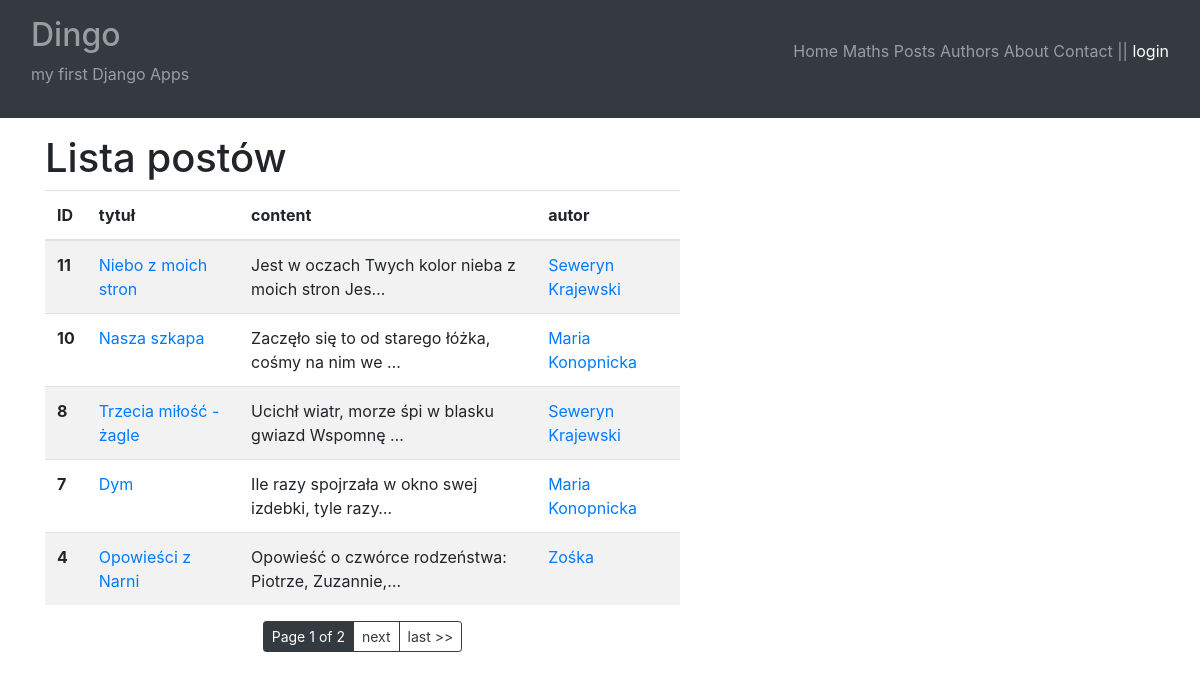
Before: /blog/posts-list/ with the older database file.
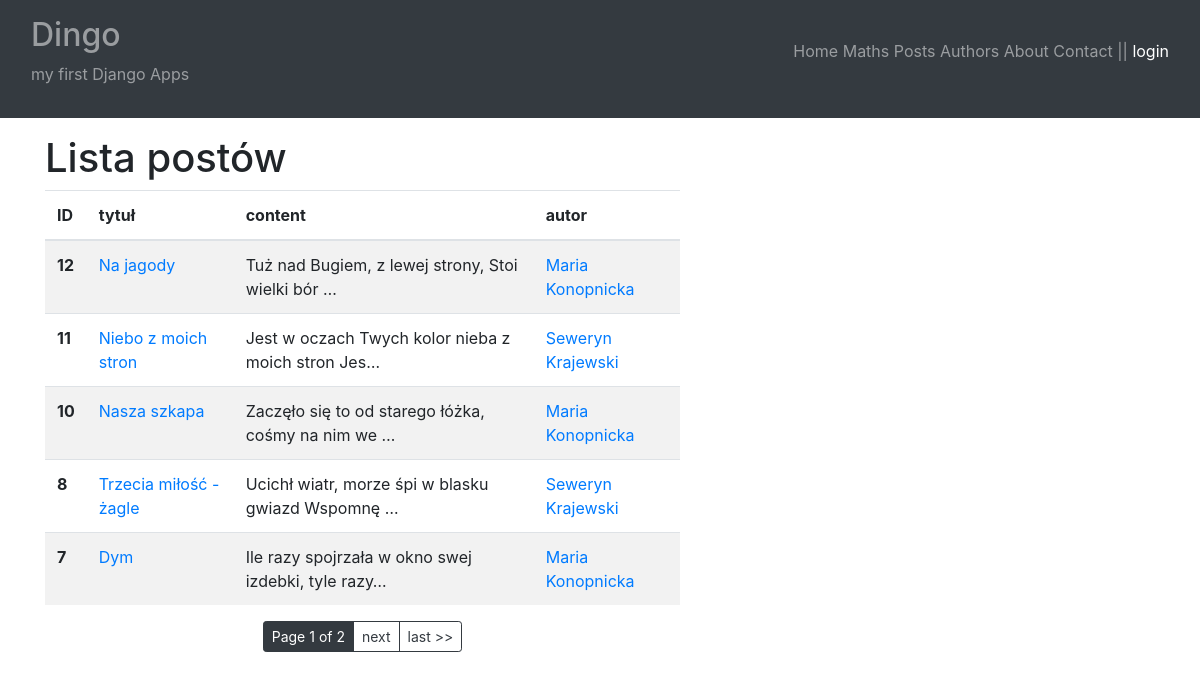
After: the same page with the newer database file.
### posts/models.py (models this page shows, shortened)
class Post(models.Model):
    title = models.CharField(
        max_length=65,
        unique=True
    )
    content = models.TextField()
    create = models.DateTimeField(auto_now_add=True)
    modified = models.DateTimeField(
        auto_now=True,
        blank=True,
        null=True
    )
    author = models.ForeignKey(
        "posts.Author",
        on_delete=models.CASCADE,
        blank=True,
        null=True
    )
    class Meta:
        ordering = ["-modified"]

class Author(models.Model):
    nick = models.CharField(max_length=25, unique=True)
    bio = models.TextField(
        blank=True,
        null=True
    )
    email = models.EmailField()
    def __str__(self):
        return f"{self.nick}"

### posts/views.py (the view, shortened to what this page needs)
# urls.py: path("posts-list/", posts_list, name="posts_list"),
def posts_list(request):
    posts = Post.objects.all()
    paginator = Paginator(posts, 5)
    page_number = request.GET.get("page")
    posts = paginator.get_page(page_number)
    post_form = PostForm()
    return render(
        request=request,
        template_name="posts/posts_list.html",
        context={
            "posts": posts,
            "post_form": post_form
        }
    )

### posts/templates/posts/posts_list.html (shortened to what this page needs)
{% extends "main.html" %}
{% load bootstrap4 %}
{% block content %}
<div class="row">
    <div class="col-7">
        <h1>Lista postów</h1>
        <table class="table table-striped">
            <thead>
              <tr>
                <th scope="col">ID</th>
                <th scope="col">tytuł</th>
                <th scope="col">content</th>
                <th scope="col">autor</th>
              </tr>
            </thead>
            <tbody>
                {% for p in posts %}
                    <tr>
                        <th scope="row">{{ p.id }}</th>
                        <td><a href="{% url 'blog:post_details' p.id %}">{{ p.title }}</a></td>
                        <td>{{ p.content|truncatechars:50 }}</td>
                        <td><a href="{% url 'blog:author_details' p.author_id %}">{{ p.author }}</a></td>
                    </tr>
                {% endfor %}
            </tbody>
        </table>
        <div class="text-center">
            <div class="btn-group" role="group">
                        <button class="btn btn-dark btn-sm">Page {{ posts.number }} of {{ posts.paginator.num_pages }}</button>
                    {% if posts.has_next %}
                        <a class="btn btn-outline-dark btn-sm" href="?page={{ posts.next_page_number }}">next</a>
                        <a class="btn btn-outline-dark btn-sm" href="?page={{ posts.paginator.num_pages }}">last >></a>
                    {% endif %}
            </div>
        </div>
    </div>
    <div class="col">
    </div>
</div>
{% endblock %}

Changed rows visible on the page:
no longer on this page (row unchanged): Post: id "4", title "Opowieści z Narni", content "Opowieść o czwórce rodzeństwa: Piotrze, Zuzannie,…", author "Zośka"
added Post: id "12", title "Na jagody", content "Tuż nad Bugiem, z lewej strony, Stoi wielki bór …", author "Maria Konopnicka"
